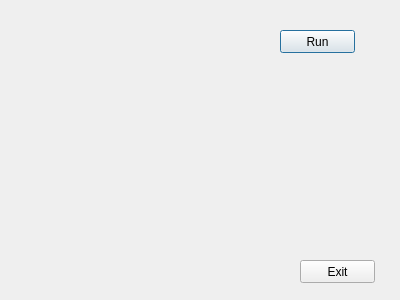
<?xml version="1.0" encoding="UTF-8"?>
<ui version="4.0">
 <class>Dialog</class>
 <widget class="QDialog" name="Dialog">
  <property name="geometry">
   <rect>
    <x>0</x>
    <y>0</y>
    <width>400</width>
    <height>300</height>
   </rect>
  </property>
  <property name="windowTitle">
   <string>Dialog</string>
  </property>
  <widget class="QPushButton" name="btn_2">
   <property name="geometry">
    <rect>
     <x>280</x>
     <y>30</y>
     <width>75</width>
     <height>23</height>
    </rect>
   </property>
   <property name="text">
    <string>Run</string>
   </property>
  </widget>
  <widget class="QPushButton" name="btn_1">
   <property name="geometry">
    <rect>
     <x>300</x>
     <y>260</y>
     <width>75</width>
     <height>23</height>
    </rect>
   </property>
   <property name="text">
    <string>Exit</string>
   </property>
  </widget>
 </widget>
 <resources/>
 <connections/>
</ui>
